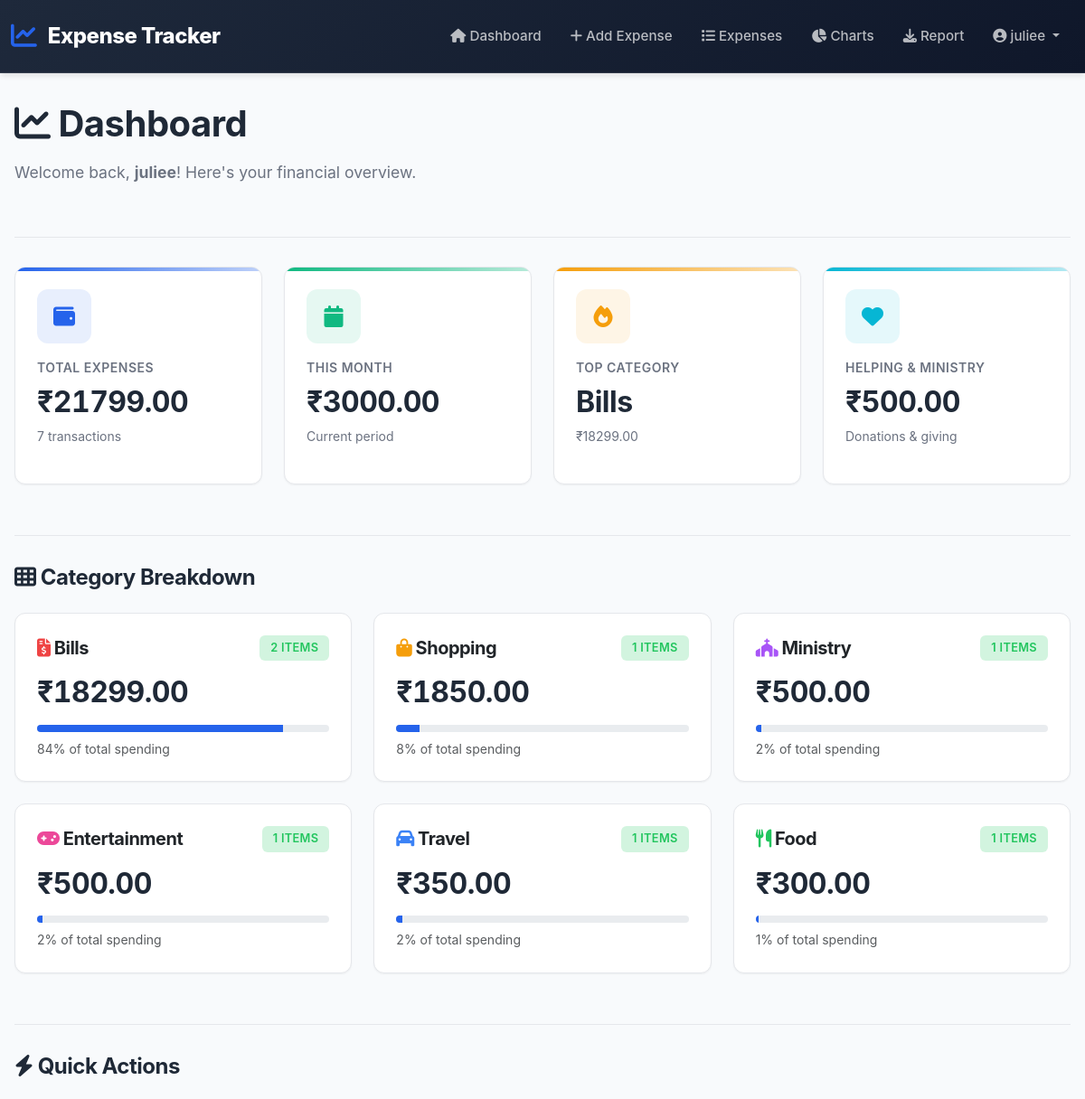
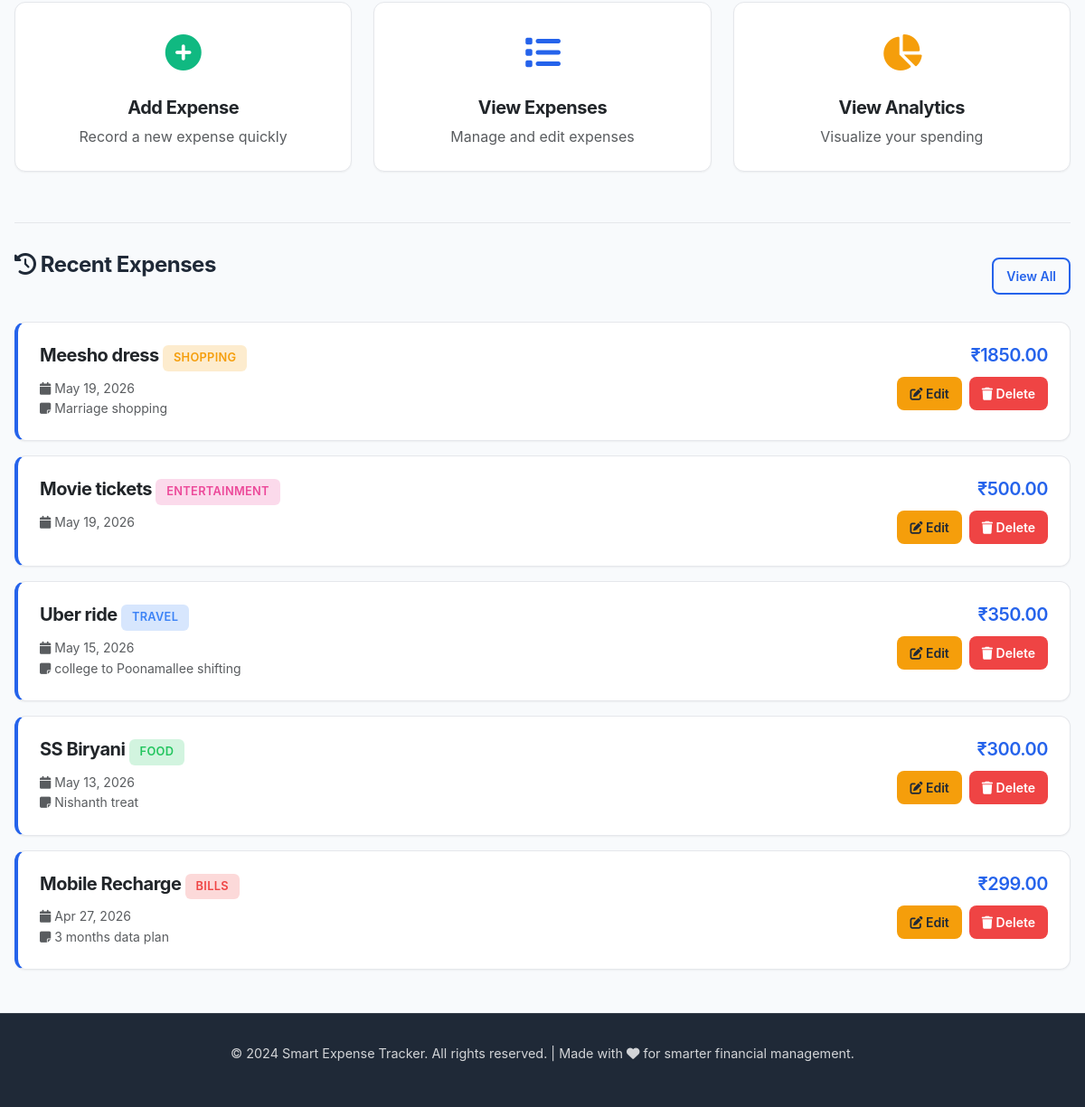
The app's page / (signed in) with its own data (2 pictures, top to bottom).
### tracker/models.py (models this page shows, shortened)
class Expense(models.Model):
    CATEGORY_CHOICES = [
        ('Food', 'Food'),
        ('Travel', 'Travel'),
        ('Shopping', 'Shopping'),
        ('Bills', 'Bills'),
        ('Entertainment', 'Entertainment'),
        ('Ministry', 'Ministry'),
        ('Helping', 'Helping'),
        ('Other', 'Other'),
    ]
    user = models.ForeignKey(
        User,
        on_delete=models.CASCADE
    )
    description = models.CharField(
        max_length=200
    )
    amount = models.DecimalField(
        max_digits=10,
        decimal_places=2
    )
    category = models.CharField(
        max_length=50,
        choices=CATEGORY_CHOICES,
        default='Other'
    )
    date = models.DateField()
    notes = models.TextField(
        blank=True,
        null=True
    )

### tracker/views.py (the view)
# urls.py: 2. Add a URL to urlpatterns:  path('', views.home, name='home')
def home(request):
    context = {}
    if request.user.is_authenticated:
        total_expenses = Expense.objects.filter(
            user=request.user
        ).aggregate(Sum('amount'))['amount__sum'] or 0
        category_data = Expense.objects.filter(
            user=request.user
        ).values('category').annotate(
            total=Sum('amount'),
            count=models.Count('id')
        ).order_by('-total')
        today = date.today()
        this_month_expenses = Expense.objects.filter(
            user=request.user,
            date__month=today.month,
            date__year=today.year
        ).aggregate(Sum('amount'))['amount__sum'] or 0
        today_expenses = Expense.objects.filter(
            user=request.user,
            date=today
        ).aggregate(Sum('amount'))['amount__sum'] or 0
        helping_ministry_total = Expense.objects.filter(
            user=request.user,
            category__in=['Helping', 'Ministry']
        ).aggregate(Sum('amount'))['amount__sum'] or 0
        total_count = Expense.objects.filter(
            user=request.user
        ).count()
        recent_expenses = Expense.objects.filter(
            user=request.user
        ).order_by('-date')[:5]
        context = {
            'total_expenses': total_expenses,
            'category_data': category_data,
            'this_month_expenses': this_month_expenses,
            'today_expenses': today_expenses,
            'helping_ministry_total': helping_ministry_total,
            'total_count': total_count,
            'recent_expenses': recent_expenses,
        }
    return render(request, 'tracker/home_new.html', context)

### tracker/templates/tracker/home_new.html (shortened to what this page needs)
{% extends 'tracker/base_new.html' %}
{% load custom_filters %}
{% block content %}
<div class="page-header">
  {% if user.is_authenticated %}
  <div>
    <h1><i class="fas fa-chart-line"></i> Dashboard</h1>
    <p class="welcome-message">
      Welcome back, <strong>{{ user.username }}</strong>! Here's your financial
      overview.
    </p>
  </div>
  {% endif %}
</div>
{% if user.is_authenticated %}
<div class="row mb-4">
  <div class="col-lg-3 col-md-6 mb-4">
    <div class="card summary-card card-total h-100">
      <div class="card-body">
        <div class="summary-card-icon blue">
          <i class="fas fa-wallet"></i>
        </div>
        <p class="summary-card-label">Total Expenses</p>
        <h3 class="summary-card-amount">₹{{ total_expenses|floatformat:2 }}</h3>
        <p class="summary-card-subtitle">{{ total_count }} transactions</p>
      </div>
    </div>
  </div>
  <div class="col-lg-3 col-md-6 mb-4">
    <div class="card summary-card card-month h-100">
      <div class="card-body">
        <div class="summary-card-icon green">
          <i class="fas fa-calendar"></i>
        </div>
        <p class="summary-card-label">This Month</p>
        <h3 class="summary-card-amount">
          ₹{{ this_month_expenses|floatformat:2 }}
        </h3>
        <p class="summary-card-subtitle">Current period</p>
      </div>
    </div>
  </div>
  <div class="col-lg-3 col-md-6 mb-4">
    <div class="card summary-card card-category h-100">
      <div class="card-body">
        <div class="summary-card-icon yellow">
          <i class="fas fa-fire"></i>
        </div>
        <p class="summary-card-label">Top Category</p>
        {% if category_data %}
        <h3 class="summary-card-amount">{{ category_data.0.category }}</h3>
        <p class="summary-card-subtitle">
          ₹{{ category_data.0.total|floatformat:2 }}
        </p>
        {% else %}
        <h3 class="summary-card-amount">-</h3>
        <p class="summary-card-subtitle">No data</p>
        {% endif %}
      </div>
    </div>
  </div>
  <div class="col-lg-3 col-md-6 mb-4">
    <div class="card summary-card card-helping h-100">
      <div class="card-body">
        <div class="summary-card-icon cyan">
          <i class="fas fa-heart"></i>
        </div>
        <p class="summary-card-label">Helping & Ministry</p>
        <h3 class="summary-card-amount">
          ₹{{ helping_ministry_total|floatformat:2 }}
        </h3>
        <p class="summary-card-subtitle">Donations & giving</p>
      </div>
    </div>
  </div>
</div>
{% if category_data %}
<div class="section-divider"></div>
<div class="mb-4">
  <h3><i class="fas fa-th"></i> Category Breakdown</h3>
</div>
<div class="row mb-4">
  {% for category in category_data %}
  <div class="col-lg-4 col-md-6 mb-4">
    <div class="card h-100">
      <div class="card-body">
        <div class="d-flex justify-content-between align-items-center mb-3">
          <h5 class="card-title mb-0">
            {% if category.category == 'Food' %}
            <i class="fas fa-utensils" style="color: #22c55e"></i>
            {% elif category.category == 'Travel' %}
            <i class="fas fa-car" style="color: #3b82f6"></i>
            {% elif category.category == 'Shopping' %}
            <i class="fas fa-shopping-bag" style="color: #f59e0b"></i>
            {% elif category.category == 'Bills' %}
            <i class="fas fa-file-invoice-dollar" style="color: #ef4444"></i>
            {% elif category.category == 'Entertainment' %}
            <i class="fas fa-gamepad" style="color: #ec4899"></i>
            {% elif category.category == 'Ministry' %}
            <i class="fas fa-church" style="color: #a855f7"></i>
            {% elif category.category == 'Helping' %}
            <i class="fas fa-hands-helping" style="color: #06b6d4"></i>
            {% else %}
            <i class="fas fa-question-circle" style="color: #6b7280"></i>
            {% endif %} {{ category.category }}
          </h5>
          <span class="badge badge-food" style="display: inline-block"
            >{{ category.count }} items</span
          >
        </div>
        <h4 class="summary-card-amount mb-3">
          ₹{{ category.total|floatformat:2 }}
        </h4>
        <div class="progress" style="height: 8px">
          <div
            class="progress-bar"
            role="progressbar"
            style="width: {% widthratio category.total total_expenses 100 %}%; background-color: var(--primary-blue);"
            aria-valuenow="{% widthratio category.total total_expenses 100 %}"
            aria-valuemin="0"
            aria-valuemax="100"
          ></div>
        </div>
        <p class="text-muted small mt-2 mb-0">
          {% widthratio category.total total_expenses 100 %}% of total spending
        </p>
      </div>
    </div>
  </div>
  {% endfor %}
</div>
{% endif %}
<div class="section-divider"></div>
<div class="mb-4">
  <h3><i class="fas fa-zap"></i> Quick Actions</h3>
</div>
<div class="row">
  <div class="col-lg-4 col-md-6 mb-4">
    <a href="{% url 'add_expense' %}" class="text-decoration-none">
      <div
        class="card h-100"
        style="cursor: pointer; transition: all 0.3s ease"
      >
        <div class="card-body text-center py-4">
          <div
            style="
              font-size: 2.5rem;
              color: var(--success-green);
              margin-bottom: 1rem;
            "
          >
            <i class="fas fa-plus-circle"></i>
          </div>
          <h5 class="card-title">Add Expense</h5>
          <p class="card-text text-muted">Record a new expense quickly</p>
        </div>
      </div>
    </a>
  </div>
  <div class="col-lg-4 col-md-6 mb-4">
    <a href="{% url 'expense_list' %}" class="text-decoration-none">
      <div
        class="card h-100"
        style="cursor: pointer; transition: all 0.3s ease"
      >
        <div class="card-body text-center py-4">
          <div
            style="
              font-size: 2.5rem;
              color: var(--primary-blue);
              margin-bottom: 1rem;
            "
          >
            <i class="fas fa-list"></i>
          </div>
          <h5 class="card-title">View Expenses</h5>
          <p class="card-text text-muted">Manage and edit expenses</p>
        </div>
      </div>
    </a>
  </div>
  <div class="col-lg-4 col-md-6 mb-4">
    <a href="{% url 'expense_chart' %}" class="text-decoration-none">
      <div
        class="card h-100"
        style="cursor: pointer; transition: all 0.3s ease"
      >
        <div class="card-body text-center py-4">
          <div
            style="
              font-size: 2.5rem;
              color: var(--warning-yellow);
              margin-bottom: 1rem;
            "
          >
            <i class="fas fa-chart-pie"></i>
          </div>
          <h5 class="card-title">View Analytics</h5>
          <p class="card-text text-muted">Visualize your spending</p>
        </div>
      </div>
    </a>
  </div>
</div>
{% if recent_expenses %}
<div class="section-divider"></div>
<div class="mb-4">
  <div class="d-flex justify-content-between align-items-center">
    <h3><i class="fas fa-history"></i> Recent Expenses</h3>
    <a href="{% url 'expense_list' %}" class="btn btn-sm btn-outline-primary"
      >View All</a
    >
  </div>
</div>
<div class="row">
  {% for expense in recent_expenses|slice:":5" %}
  <div class="col-12 mb-3">
    <div class="card expense-card h-100" style="border-left: 4px solid var(--primary-blue)">
      <div class="card-body">
        <div style="display: flex; justify-content: space-between; align-items: flex-start">
          <div style="flex: 1">
            <h5 class="card-title mb-2">
              {{ expense.description }}
              <span class="badge badge-{{ expense.category|lower }}">{{ expense.category }}</span>
            </h5>
            <div class="card-text text-muted small">
              <i class="fas fa-calendar me-1"></i>{{ expense.date|date:"M d, Y" }}
              {% if expense.notes %}
              <br><i class="fas fa-sticky-note me-1"></i>{{ expense.notes|truncatewords:10 }}
              {% endif %}
            </div>
          </div>
          <div style="text-align: right; padding-left: 1.5rem">
            <h5 style="color: var(--primary-blue); font-weight: 600; margin-bottom: 0.75rem">
              ₹{{ expense.amount|floatformat:2 }}
            </h5>
            <div style="display: flex; gap: 0.5rem">
              <a href="{% url 'edit_expense' expense.id %}" class="btn btn-sm btn-warning">
                <i class="fas fa-edit"></i> Edit
              </a>
              <a href="{% url 'delete_expense' expense.id %}" class="btn btn-sm btn-danger">
                <i class="fas fa-trash"></i> Delete
              </a>
            </div>
          </div>
        </div>
      </div>
    </div>
  </div>
  {% endfor %}
</div>
{% endif %} {% endif %}
{% endblock %}

### tracker/templates/tracker/base_new.html (shortened to what this page needs)
<!doctype html>
<html lang="en">
  <head>
    <link
      href="https://cdn.jsdelivr.net/npm/bootstrap@5.3.0/dist/css/bootstrap.min.css"
      rel="stylesheet"
    />
    <link
      rel="stylesheet"
      href="https://cdnjs.cloudflare.com/ajax/libs/font-awesome/6.4.0/css/all.min.css"
    />
  </head>
  <body class="with-navbar">
    <nav class="navbar navbar-expand-lg navbar-dark sticky-top">
      <div class="container-fluid">
        <a class="navbar-brand" href="{% url 'home' %}">
          <i class="fas fa-chart-line"></i>
          <span class="brand-text">Expense Tracker</span>
        </a>
        <div class="collapse navbar-collapse" id="navbarNav">
          <ul class="navbar-nav ms-auto align-items-lg-center">
            {% if user.is_authenticated %}
            <li class="nav-item">
              <a class="nav-link" href="{% url 'home' %}">
                <i class="fas fa-home"></i> Dashboard
              </a>
            </li>
            <li class="nav-item">
              <a class="nav-link" href="{% url 'add_expense' %}">
                <i class="fas fa-plus"></i> Add Expense
              </a>
            </li>
            <li class="nav-item">
              <a class="nav-link" href="{% url 'expense_list' %}">
                <i class="fas fa-list"></i> Expenses
              </a>
            </li>
            <li class="nav-item">
              <a class="nav-link" href="{% url 'expense_chart' %}">
                <i class="fas fa-chart-pie"></i> Charts
              </a>
            </li>
            <li class="nav-item">
              <a class="nav-link" href="{% url 'download_csv' %}">
                <i class="fas fa-download"></i> Report
              </a>
            </li>
            <li class="nav-item dropdown">
              <a
                class="nav-link dropdown-toggle"
                href="#"
                id="userDropdown"
                role="button"
                data-bs-toggle="dropdown"
                aria-expanded="false"
              >
                <i class="fas fa-user-circle"></i> {{ user.username }}
              </a>
            </li>
            {% endif %}
          </ul>
        </div>
      </div>
    </nav>
    <main>
      <div class="container-main">
         {% block content %}{% endblock %}
      </div>
    </main>
    <footer>
      <p>
        &copy; 2024 Smart Expense Tracker. All rights reserved. | Made with
        <i class="fas fa-heart"></i> for smarter financial management.
      </p>
    </footer>
  </body>
</html>

### records on screen
Expense: category "Bills", description "Mobile Recharge", category "BILLS", date "Apr 27, 2026", notes "3 months data plan", amount "299.00"
Expense: category "Shopping", count "1", total "1850.00", total "8", description "Meesho dress", category "SHOPPING", date "May 19, 2026", notes "Marriage shopping", amount "1850.00"
Expense: category "Entertainment", count "1", total "500.00", total "2", description "Movie tickets", category "ENTERTAINMENT", date "May 19, 2026", amount "500.00"
Expense: category "Travel", count "1", total "350.00", total "2", description "Uber ride", category "TRAVEL", date "May 15, 2026", notes "college to Poonamallee shifting", amount "350.00"
Expense: category "Food", count "1", total "300.00", total "1", description "SS Biryani", category "FOOD", date "May 13, 2026", notes "Nishanth treat", amount "300.00"

### other values on screen
{{ user.username }} "juliee"
{{ total_expenses|floatformat:2 }} "21799.00"
{{ total_count }} "7"
{{ this_month_expenses|floatformat:2 }} "3000.00"
{{ category_data.0.total|floatformat:2 }} "18299.00"
{{ helping_ministry_total|floatformat:2 }} "500.00"
{{ category.category }} "Bills" "Ministry"
{{ category.count }} "2" "1"
{{ category.total|floatformat:2 }} "18299.00" "500.00"
